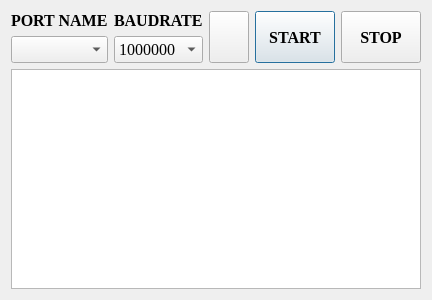
<?xml version="1.0" encoding="UTF-8"?>
<ui version="4.0">
 <class>SettingsDlg</class>
 <widget class="QDialog" name="SettingsDlg">
  <property name="geometry">
   <rect>
    <x>0</x>
    <y>0</y>
    <width>400</width>
    <height>300</height>
   </rect>
  </property>
  <property name="windowTitle">
   <string>Serial Port Settings</string>
  </property>
  <layout class="QGridLayout" name="gridLayout">
   <item row="0" column="0">
    <layout class="QGridLayout" name="gridLayout_4" columnstretch="3,3,1,2,2">
     <item row="0" column="3" rowspan="2">
      <widget class="QPushButton" name="startBtn">
       <property name="sizePolicy">
        <sizepolicy hsizetype="Preferred" vsizetype="Preferred">
         <horstretch>0</horstretch>
         <verstretch>0</verstretch>
        </sizepolicy>
       </property>
       <property name="font">
        <font>
         <family>Times New Roman</family>
         <pointsize>12</pointsize>
         <weight>75</weight>
         <bold>true</bold>
        </font>
       </property>
       <property name="text">
        <string>START</string>
       </property>
       <property name="icon">
        <iconset resource="Resource.qrc">
         <normaloff>:/icons/start.ico</normaloff>:/icons/start.ico</iconset>
       </property>
      </widget>
     </item>
     <item row="1" column="0">
      <widget class="QComboBox" name="portNameBox">
       <property name="sizePolicy">
        <sizepolicy hsizetype="Preferred" vsizetype="Preferred">
         <horstretch>0</horstretch>
         <verstretch>0</verstretch>
        </sizepolicy>
       </property>
       <property name="font">
        <font>
         <family>Times New Roman</family>
         <pointsize>12</pointsize>
         <weight>50</weight>
         <bold>false</bold>
        </font>
       </property>
      </widget>
     </item>
     <item row="1" column="1">
      <widget class="QComboBox" name="baudBox">
       <property name="sizePolicy">
        <sizepolicy hsizetype="Preferred" vsizetype="Preferred">
         <horstretch>0</horstretch>
         <verstretch>0</verstretch>
        </sizepolicy>
       </property>
       <property name="font">
        <font>
         <family>Times New Roman</family>
         <pointsize>12</pointsize>
         <weight>50</weight>
         <bold>false</bold>
        </font>
       </property>
       <property name="currentText">
        <string>1000000</string>
       </property>
       <property name="currentIndex">
        <number>3</number>
       </property>
       <item>
        <property name="text">
         <string>9600</string>
        </property>
       </item>
       <item>
        <property name="text">
         <string>57600</string>
        </property>
       </item>
       <item>
        <property name="text">
         <string>115200</string>
        </property>
       </item>
       <item>
        <property name="text">
         <string>1000000</string>
        </property>
       </item>
       <item>
        <property name="text">
         <string>2000000</string>
        </property>
       </item>
       <item>
        <property name="text">
         <string>3000000</string>
        </property>
       </item>
       <item>
        <property name="text">
         <string>4000000</string>
        </property>
       </item>
      </widget>
     </item>
     <item row="0" column="4" rowspan="2">
      <widget class="QPushButton" name="stopBtn">
       <property name="sizePolicy">
        <sizepolicy hsizetype="Preferred" vsizetype="Preferred">
         <horstretch>0</horstretch>
         <verstretch>0</verstretch>
        </sizepolicy>
       </property>
       <property name="font">
        <font>
         <family>Times New Roman</family>
         <pointsize>12</pointsize>
         <weight>75</weight>
         <bold>true</bold>
        </font>
       </property>
       <property name="text">
        <string>STOP</string>
       </property>
       <property name="icon">
        <iconset resource="Resource.qrc">
         <normaloff>:/icons/stop.ico</normaloff>:/icons/stop.ico</iconset>
       </property>
      </widget>
     </item>
     <item row="0" column="1">
      <widget class="QLabel" name="label_5">
       <property name="font">
        <font>
         <family>Times New Roman</family>
         <pointsize>12</pointsize>
         <weight>75</weight>
         <bold>true</bold>
        </font>
       </property>
       <property name="text">
        <string>BAUDRATE</string>
       </property>
      </widget>
     </item>
     <item row="0" column="0">
      <widget class="QLabel" name="label_4">
       <property name="font">
        <font>
         <family>Times New Roman</family>
         <pointsize>12</pointsize>
         <weight>75</weight>
         <bold>true</bold>
        </font>
       </property>
       <property name="text">
        <string>PORT NAME</string>
       </property>
      </widget>
     </item>
     <item row="0" column="2" rowspan="2">
      <widget class="QPushButton" name="refreshBtn">
       <property name="sizePolicy">
        <sizepolicy hsizetype="Expanding" vsizetype="Expanding">
         <horstretch>0</horstretch>
         <verstretch>0</verstretch>
        </sizepolicy>
       </property>
       <property name="text">
        <string/>
       </property>
       <property name="icon">
        <iconset resource="Resource.qrc">
         <normaloff>:/icons/refresh.ico</normaloff>:/icons/refresh.ico</iconset>
       </property>
       <property name="iconSize">
        <size>
         <width>20</width>
         <height>20</height>
        </size>
       </property>
      </widget>
     </item>
    </layout>
   </item>
   <item row="1" column="0">
    <widget class="QTextBrowser" name="infoBrowser">
     <property name="font">
      <font>
       <family>Times New Roman</family>
      </font>
     </property>
    </widget>
   </item>
  </layout>
 </widget>
 <layoutdefault spacing="6" margin="11"/>
 <resources>
  <include location="Resource.qrc"/>
 </resources>
 <connections/>
</ui>
